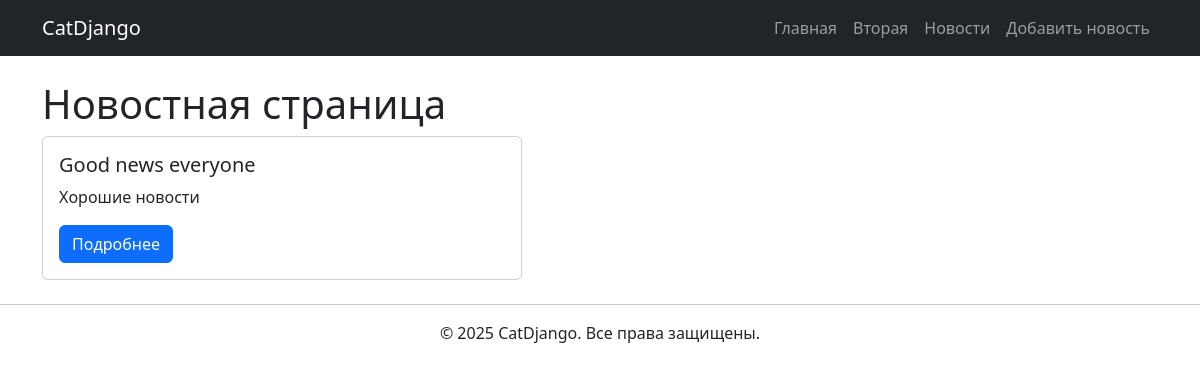
The page /news/ on the database as committed earlier.
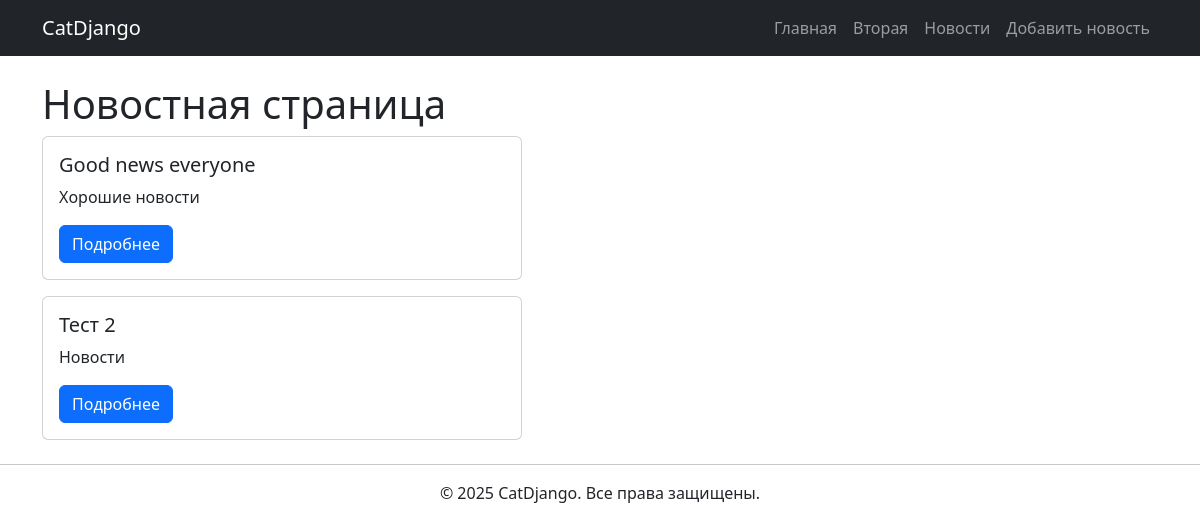
The same page on the database as committed later.
### news/models.py (models this page shows, shortened)
class News_post(models.Model):
    title = models.CharField('Название', max_length=100)
    short_description = models.CharField('Описание', max_length=255)
    text = models.TextField('Текст новости')
    pub_date = models.DateTimeField('Дата публикации')
    author = models.CharField('Автор', max_length=100)

### news/views.py (the view)
# urls.py: path('', views.index, name='home'),
def home(request):
    news = News_post.objects.all()
    return render(request, 'news/news.html', {'news': news})

### news/templates/news/news.html (shortened to what this page needs)
{% extends 'main/layoute.html' %}
{% block content %}
<h1>Новостная страница</h1>
{% if news %}
    {% for new in news %}
        <div class="card mb-3" style="width: 30rem;">
            <div class="card-body">
                <h5 class="card-title">{{ new.title }}</h5>
                <p class="card-text">{{ new.short_description }}</p>
                <a href="{% url 'news_detail' new.id %}" class="btn btn-primary">Подробнее</a>
            </div>
        </div>
    {% endfor %}
{% else %}
    <h4>Новостей ещё нет.</h4>
{% endif %}
{% endblock %}

### main/templates/main/layoute.html (shortened to what this page needs)
{% load static %}
<!DOCTYPE html>
<html lang="ru">
<head>
    <link href="https://cdn.jsdelivr.net/npm/bootstrap@5.3.0/dist/css/bootstrap.min.css" rel="stylesheet">
</head>
<body>
<nav class="navbar navbar-expand-lg navbar-dark bg-dark">
  <div class="container">
    <a class="navbar-brand" href="{% url 'home' %}">CatDjango</a>
    <div class="navbar-nav">
        <a class="nav-link" href="{% url 'home' %}">Главная</a>
        <a class="nav-link" href="{% url 'page2' %}">Вторая</a>
        <a class="nav-link" href="{% url 'news_home' %}">Новости</a>
        <a class="nav-link" href="{% url 'add_news' %}">Добавить новость</a>
    </div>
  </div>
</nav>
<div class="container mt-4">
    {% block content %}{% endblock %}
</div>
<footer class="text-center mt-4">
    <hr>
    <p>© 2025 CatDjango. Все права защищены.</p>
</footer>
</body>
</html>

Rows that differ between the two databases and show on the page:
added News_post: title "Тест 2", short_description "Новости"
